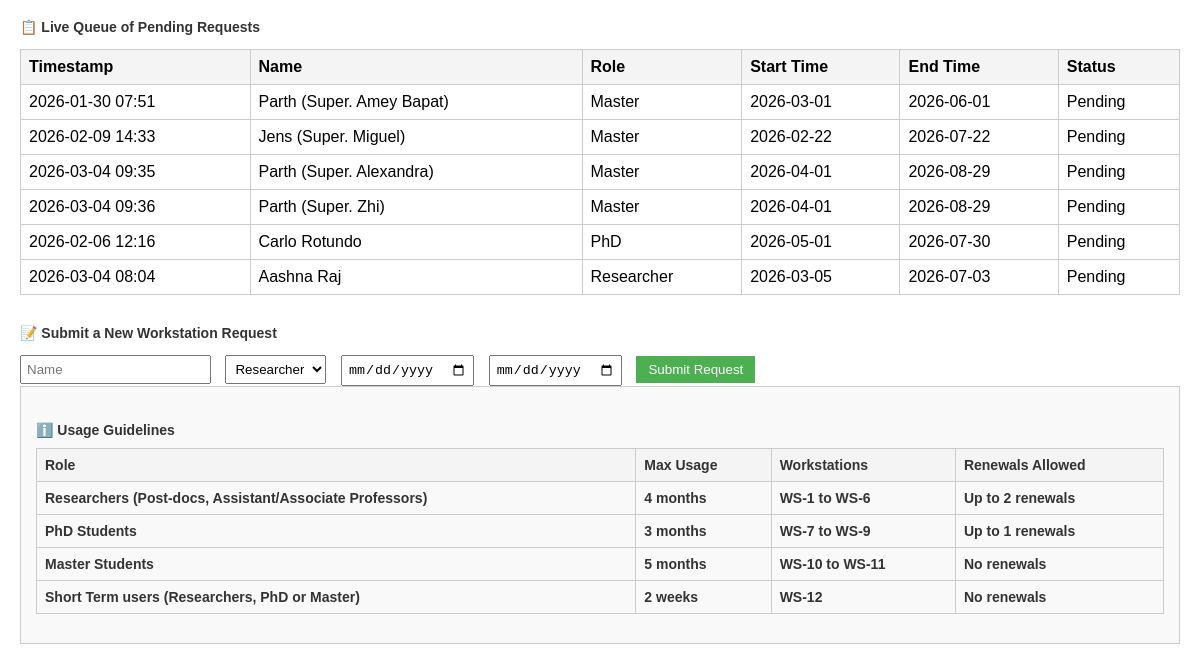
Page / (signed in, lower part) on the earlier database version.
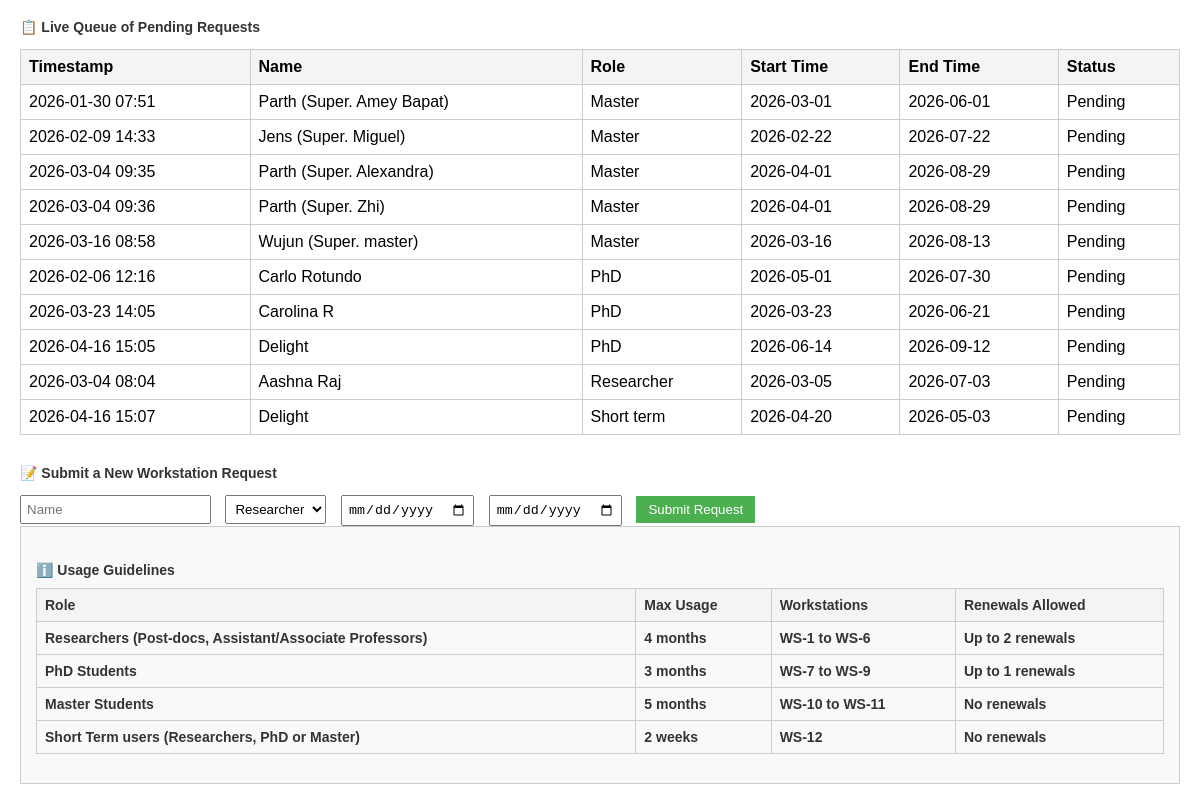
Same page on the later database version.
### app.py (models this page shows)
class Request(db.Model):
    id = db.Column(db.Integer, primary_key=True)
    timestamp = db.Column(db.DateTime, default=datetime.utcnow)
    name = db.Column(db.String(100))
    role = db.Column(db.String(50))
    start_time = db.Column(db.String(50))
    end_time = db.Column(db.String(50))
    status = db.Column(db.String(50), default="Pending")
    workstation = db.Column(db.String(50))
    renewals = db.Column(db.Integer)

### app.py (the view)
@app.route('/')
@login_required
def dashboard():
    Request.query.filter_by(status='Completed').delete()
    db.session.commit()
    pending_requests = (Request.query.filter_by(status='Pending').order_by(Request.role.asc(),Request.timestamp.asc()).all())
    running_requests = (Request.query.filter_by(status='Running').order_by(Request.role.asc(),Request.timestamp.asc()).all())
    chart_data = []
    for req in running_requests:
        chart_data.append({
            "name": req.name or "",
            "workstation": req.workstation or "",
            "start": str(req.start_time),
            "end": str(req.end_time),
            "renewals": req.renewals or "",
            "color": "blue" if req.role == "PhD" else "orange" if req.role == "Master" else "green"
        })
    return render_template('dashboard.html',
                           pending_requests=pending_requests,
                           running_requests=running_requests,
                           chart_data=chart_data)

### app.py (called while the page is built)
@login_manager.user_loader
def load_user(user_id):
    return User.query.get(int(user_id))

### templates/dashboard.html (shortened to what this page needs)
<!DOCTYPE html>
<html lang="en">
<head>
</head>
<body>
    <h3>📋 Live Queue of Pending Requests</h3>
    <table>
        <tr><th>Timestamp</th><th>Name</th><th>Role</th><th>Start Time</th><th>End Time</th><th>Status</th></tr>
        {% for req in pending_requests %}
        <tr>
            <td>{{ req.timestamp.strftime('%Y-%m-%d %H:%M') }}</td>
            <td>{{ req.name }}</td>
            <td>{{ req.role }}</td>
            <td>{{ req.start_time }}</td>
            <td>{{ req.end_time }}</td>
            <td>{{ req.status }}</td>
        </tr>
        {% endfor %}
    </table>
<div class="form-section">
<h3>📝 Submit a New Workstation Request</h3>
<form id="requestForm">
<input name="name" placeholder="Name" required="" type="text"/>
<select name="role">
<option value="Researcher">Researcher</option>
</select>
<input name="startTime" required="" type="date"/>
<input name="endTime" required="" type="date"/>
<button class="submit-btn" type="submit">Submit Request</button>
</form>
</div>
    <div style="background-color:#f9f9f9; padding:15px; border:1px solid #ccc; margin-bottom:20px;">
<h3>ℹ️ Usage Guidelines
<table border="1" style="width:100%; margin-top:10px; border-collapse:collapse;">
<thead>
<tr style="background-color:#f2f2f2;">
<th>Role</th>
<th>Max Usage</th>
<th>Workstations</th>
<th>Renewals Allowed</th>
</tr>
</thead>
<tbody>
<tr>
<td>Researchers (Post-docs, Assistant/Associate Professors)</td>
<td>4 months</td>
<td>WS-1 to WS-6</td>
<td>Up to 2 renewals</td>
</tr>
<tr>
<td>PhD Students</td>
<td>3 months</td>
<td>WS-7 to WS-9</td>
<td>Up to 1 renewals</td>
</tr>
<tr>
<td>Master Students</td>
<td>5 months</td>
<td>WS-10 to WS-11</td>
<td>No renewals</td>
</tr>
<tr>
<td>Short Term users (Researchers, PhD or Master)</td>
<td>2 weeks</td>
<td>WS-12</td>
<td>No renewals</td>
</tr>
</tbody>
</table>
</h3>
</body>
</html>

### templates/dashboard.html (style rules this page uses)
body { font-family: Arial, sans-serif; margin: 20px; }
h2, h3 { font-size: 14px; margin-top: 20px; color: #333; }
table { width: 100%; border-collapse: collapse; margin-top: 10px; }
th { background-color: #f4f4f4; }
.form-section { margin-top: 30px; }
.form-section input, .form-section select { margin-right: 10px; padding: 5px; }
.submit-btn { padding: 6px 12px; background-color: #4CAF50; color: white; border: none; cursor: pointer; }

Differences in the rows shown:
added Request: timestamp "2026-03-16 08:58", name "Wujun (Super. master)", role "Master", start_time "2026-03-16", end_time "2026-08-13", status "Pending"
added Request: timestamp "2026-03-23 14:05", name "Carolina R", role "PhD", start_time "2026-03-23", end_time "2026-06-21", status "Pending"
added Request: timestamp "2026-04-16 15:05", name "Delight", role "PhD", start_time "2026-06-14", end_time "2026-09-12", status "Pending"
added Request: timestamp "2026-04-16 15:07", name "Delight", role "Short term", start_time "2026-04-20", end_time "2026-05-03", status "Pending"
